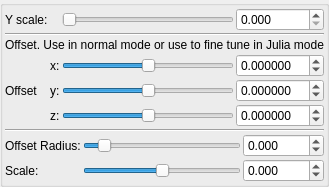
    <widget class="QGroupBox" name="groupBox_2">
     <property name="toolTip">
      <string/>
     </property>
     <property name="title">
      <string/>
     </property>
     <property name="checkable">
      <bool>false</bool>
     </property>
     <layout class="QVBoxLayout" name="verticalLayout_30" stretch="0">
      <property name="spacing">
       <number>2</number>
      </property>
      <property name="leftMargin">
       <number>2</number>
      </property>
      <property name="topMargin">
       <number>2</number>
      </property>
      <property name="rightMargin">
       <number>2</number>
      </property>
      <property name="bottomMargin">
       <number>2</number>
      </property>
      <item>
       <layout class="QGridLayout" name="gridLayout_64">
        <property name="spacing">
         <number>2</number>
        </property>
        <item row="7" column="1" colspan="4">
         <layout class="QGridLayout" name="gridLayout_3">
          <property name="spacing">
           <number>2</number>
          </property>
          <item row="1" column="2">
           <widget class="MyDoubleSpinBox" name="spinbox_transf_scale_1">
            <property name="sizePolicy">
             <sizepolicy hsizetype="Minimum" vsizetype="Maximum">
              <horstretch>0</horstretch>
              <verstretch>0</verstretch>
             </sizepolicy>
            </property>
            <property name="prefix">
             <string/>
            </property>
            <property name="suffix">
             <string/>
            </property>
            <property name="decimals">
             <number>3</number>
            </property>
            <property name="minimum">
             <double>-2000.000000000000000</double>
            </property>
            <property name="maximum">
             <double>2000.000000000000000</double>
            </property>
            <property name="singleStep">
             <double>0.100000000000000</double>
            </property>
           </widget>
          </item>
          <item row="0" column="1">
           <widget class="QSlider" name="slider_transf_offset">
            <property name="sizePolicy">
             <sizepolicy hsizetype="Expanding" vsizetype="Maximum">
              <horstretch>0</horstretch>
              <verstretch>0</verstretch>
             </sizepolicy>
            </property>
            <property name="minimum">
             <number>-2000</number>
            </property>
            <property name="maximum">
             <number>18000</number>
            </property>
            <property name="value">
             <number>0</number>
            </property>
            <property name="sliderPosition">
             <number>0</number>
            </property>
            <property name="orientation">
             <enum>Qt::Horizontal</enum>
            </property>
           </widget>
          </item>
          <item row="1" column="1">
           <widget class="QSlider" name="slider_transf_scale_1">
            <property name="sizePolicy">
             <sizepolicy hsizetype="Expanding" vsizetype="Maximum">
              <horstretch>0</horstretch>
              <verstretch>0</verstretch>
             </sizepolicy>
            </property>
            <property name="minimum">
             <number>-2000</number>
            </property>
            <property name="maximum">
             <number>2000</number>
            </property>
            <property name="value">
             <number>0</number>
            </property>
            <property name="sliderPosition">
             <number>0</number>
            </property>
            <property name="orientation">
             <enum>Qt::Horizontal</enum>
            </property>
           </widget>
          </item>
          <item row="0" column="2">
           <widget class="MyDoubleSpinBox" name="spinbox_transf_offset">
            <property name="sizePolicy">
             <sizepolicy hsizetype="Minimum" vsizetype="Maximum">
              <horstretch>0</horstretch>
              <verstretch>0</verstretch>
             </sizepolicy>
            </property>
            <property name="prefix">
             <string/>
            </property>
            <property name="suffix">
             <string/>
            </property>
            <property name="decimals">
             <number>3</number>
            </property>
            <property name="minimum">
             <double>-2000.000000000000000</double>
            </property>
            <property name="maximum">
             <double>2000.000000000000000</double>
            </property>
            <property name="singleStep">
             <double>0.100000000000000</double>
            </property>
           </widget>
          </item>
          <item row="1" column="0">
           <widget class="QLabel" name="label_147">
            <property name="text">
             <string>Scale:</string>
            </property>
           </widget>
          </item>
          <item row="0" column="0">
           <widget class="QLabel" name="label_146">
            <property name="text">
             <string>Offset Radius:</string>
            </property>
           </widget>
          </item>
         </layout>
        </item>
        <item row="0" column="4">
         <widget class="MyDoubleSpinBox" name="spinbox_transf_scale">
          <property name="sizePolicy">
           <sizepolicy hsizetype="Minimum" vsizetype="Maximum">
            <horstretch>0</horstretch>
            <verstretch>0</verstretch>
           </sizepolicy>
          </property>
          <property name="prefix">
           <string/>
          </property>
          <property name="suffix">
           <string/>
          </property>
          <property name="decimals">
           <number>3</number>
          </property>
          <property name="minimum">
           <double>0.000000000000000</double>
          </property>
          <property name="maximum">
           <double>115.000000000000000</double>
          </property>
          <property name="singleStep">
           <double>0.100000000000000</double>
          </property>
         </widget>
        </item>
        <item row="5" column="2">
         <widget class="QLabel" name="label_266">
          <property name="text">
           <string>z:</string>
          </property>
         </widget>
        </item>
        <item row="5" column="3">
         <widget class="QSlider" name="slider3_transf_addition_constant_z">
          <property name="sizePolicy">
           <sizepolicy hsizetype="Expanding" vsizetype="Maximum">
            <horstretch>0</horstretch>
            <verstretch>0</verstretch>
           </sizepolicy>
          </property>
          <property name="minimum">
           <number>-5000000</number>
          </property>
          <property name="maximum">
           <number>5000000</number>
          </property>
          <property name="singleStep">
           <number>1</number>
          </property>
          <property name="orientation">
           <enum>Qt::Horizontal</enum>
          </property>
         </widget>
        </item>
        <item row="0" column="3">
         <widget class="QSlider" name="slider_transf_scale">
          <property name="sizePolicy">
           <sizepolicy hsizetype="Expanding" vsizetype="Maximum">
            <horstretch>0</horstretch>
            <verstretch>0</verstretch>
           </sizepolicy>
          </property>
          <property name="minimum">
           <number>0</number>
          </property>
          <property name="maximum">
           <number>1000</number>
          </property>
          <property name="singleStep">
           <number>1</number>
          </property>
          <property name="pageStep">
           <number>100</number>
          </property>
          <property name="orientation">
           <enum>Qt::Horizontal</enum>
          </property>
         </widget>
        </item>
        <item row="4" column="3">
         <widget class="QSlider" name="slider3_transf_addition_constant_y">
          <property name="sizePolicy">
           <sizepolicy hsizetype="Expanding" vsizetype="Maximum">
            <horstretch>0</horstretch>
            <verstretch>0</verstretch>
           </sizepolicy>
          </property>
          <property name="minimum">
           <number>-5000000</number>
          </property>
          <property name="maximum">
           <number>5000000</number>
          </property>
          <property name="singleStep">
           <number>1</number>
          </property>
          <property name="orientation">
           <enum>Qt::Horizontal</enum>
          </property>
         </widget>
        </item>
        <item row="1" column="1" colspan="4">
         <widget class="Line" name="line">
          <property name="orientation">
           <enum>Qt::Horizontal</enum>
          </property>
         </widget>
        </item>
        <item row="3" column="4">
         <widget class="MyDoubleSpinBox" name="spinbox3_transf_addition_constant_x">
          <property name="sizePolicy">
           <sizepolicy hsizetype="Minimum" vsizetype="Maximum">
            <horstretch>0</horstretch>
            <verstretch>0</verstretch>
           </sizepolicy>
          </property>
          <property name="prefix">
           <string/>
          </property>
          <property name="suffix">
           <string/>
          </property>
          <property name="decimals">
           <number>6</number>
          </property>
          <property name="minimum">
           <double>-99.989999999999995</double>
          </property>
          <property name="maximum">
           <double>99.989999999999995</double>
          </property>
          <property name="singleStep">
           <double>0.100000000000000</double>
          </property>
         </widget>
        </item>
        <item row="4" column="2">
         <widget class="QLabel" name="label_264">
          <property name="text">
           <string>y:</string>
          </property>
         </widget>
        </item>
        <item row="3" column="2">
         <widget class="QLabel" name="label_257">
          <property name="text">
           <string>x:</string>
          </property>
         </widget>
        </item>
        <item row="5" column="4">
         <widget class="MyDoubleSpinBox" name="spinbox3_transf_addition_constant_z">
          <property name="sizePolicy">
           <sizepolicy hsizetype="Minimum" vsizetype="Maximum">
            <horstretch>0</horstretch>
            <verstretch>0</verstretch>
           </sizepolicy>
          </property>
          <property name="prefix">
           <string/>
          </property>
          <property name="suffix">
           <string/>
          </property>
          <property name="decimals">
           <number>6</number>
          </property>
          <property name="minimum">
           <double>-99.989999999999995</double>
          </property>
          <property name="maximum">
           <double>99.989999999999995</double>
          </property>
          <property name="singleStep">
           <double>0.100000000000000</double>
          </property>
         </widget>
        </item>
        <item row="4" column="4">
         <widget class="MyDoubleSpinBox" name="spinbox3_transf_addition_constant_y">
          <property name="sizePolicy">
           <sizepolicy hsizetype="Minimum" vsizetype="Maximum">
            <horstretch>0</horstretch>
            <verstretch>0</verstretch>
           </sizepolicy>
          </property>
          <property name="prefix">
           <string/>
          </property>
          <property name="suffix">
           <string/>
          </property>
          <property name="decimals">
           <number>6</number>
          </property>
          <property name="minimum">
           <double>-99.989999999999995</double>
          </property>
          <property name="maximum">
           <double>99.989999999999995</double>
          </property>
          <property name="singleStep">
           <double>0.100000000000000</double>
          </property>
         </widget>
        </item>
        <item row="6" column="1" colspan="4">
         <widget class="Line" name="line_2">
          <property name="orientation">
           <enum>Qt::Horizontal</enum>
          </property>
         </widget>
        </item>
        <item row="4" column="1">
         <widget class="QLabel" name="label_267">
          <property name="text">
           <string>Offset  </string>
          </property>
         </widget>
        </item>
        <item row="2" column="1" colspan="4">
         <widget class="QLabel" name="label_2">
          <property name="text">
           <string>Offset. Use in normal mode or use to fine tune in Julia mode</string>
          </property>
         </widget>
        </item>
        <item row="3" column="3">
         <widget class="QSlider" name="slider3_transf_addition_constant_x">
          <property name="sizePolicy">
           <sizepolicy hsizetype="Preferred" vsizetype="Preferred">
            <horstretch>0</horstretch>
            <verstretch>0</verstretch>
           </sizepolicy>
          </property>
          <property name="minimum">
           <number>-5000000</number>
          </property>
          <property name="maximum">
           <number>5000000</number>
          </property>
          <property name="singleStep">
           <number>1</number>
          </property>
          <property name="orientation">
           <enum>Qt::Horizontal</enum>
          </property>
         </widget>
        </item>
        <item row="0" column="1">
         <widget class="QLabel" name="label_8">
          <property name="text">
           <string>Y scale:</string>
          </property>
         </widget>
        </item>
       </layout>
      </item>
     </layout>
    </widget>
